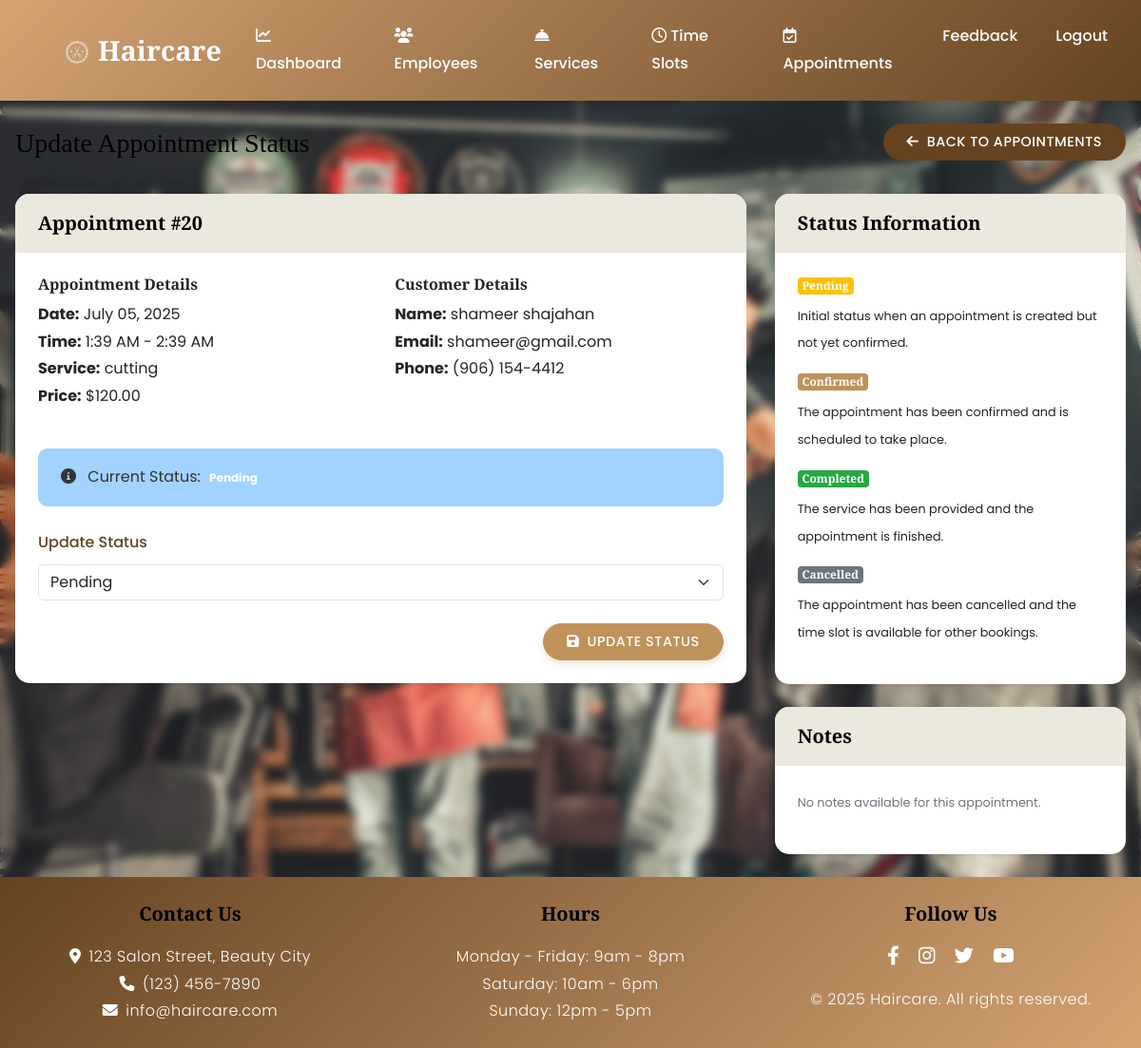
The page /appointments/update-status/20/ (signed in) on the database its author committed.
### salon_app/models.py (models this page shows, shortened)
class Appointment(models.Model):
    STATUS_CHOICES = (
        ('PENDING', 'Pending'),
        ('CONFIRMED', 'Confirmed'),
        ('COMPLETED', 'Completed'),
        ('CANCELLED', 'Cancelled'),
    )
    customer = models.ForeignKey(User, on_delete=models.CASCADE, related_name='appointments')
    employee = models.ForeignKey(Employee, on_delete=models.CASCADE, related_name='appointments')
    service = models.ForeignKey(Service, on_delete=models.CASCADE)
    time_slot = models.ForeignKey(TimeSlot, on_delete=models.CASCADE)
    status = models.CharField(max_length=10, choices=STATUS_CHOICES, default='PENDING')
    notes = models.TextField(blank=True, null=True)
    created_at = models.DateTimeField(auto_now_add=True)
    updated_at = models.DateTimeField(auto_now=True)

class TimeSlot(models.Model):
    employee = models.ForeignKey(Employee, on_delete=models.CASCADE, related_name='time_slots')
    date = models.DateField()
    start_time = models.TimeField()
    end_time = models.TimeField()
    is_available = models.BooleanField(default=True)
    class Meta:
        ordering = ['date', 'start_time']
        unique_together = ('employee', 'date', 'start_time')

class Service(models.Model):
    name = models.CharField(max_length=100)
    description = models.TextField()
    price = models.DecimalField(max_digits=10, decimal_places=2)
    duration = models.IntegerField(help_text="Duration in minutes")
    created_at = models.DateTimeField(auto_now_add=True)
    updated_at = models.DateTimeField(auto_now=True)

class User(AbstractUser):
    USER_TYPE_CHOICES = (
        ('ADMIN', 'Admin'),
        ('CUSTOMER', 'Customer'),
        ('EMPLOYEE', 'Employee'),
    )
    username = None
    email = models.EmailField(unique=True)
    phone = models.CharField(max_length=15, blank=True, null=True)
    address = models.TextField(blank=True, null=True)
    user_type = models.CharField(max_length=10, choices=USER_TYPE_CHOICES, default='CUSTOMER')
    created_at = models.DateTimeField(auto_now_add=True)
    updated_at = models.DateTimeField(auto_now=True)
    USERNAME_FIELD = 'email'
    REQUIRED_FIELDS = []
    objects = UserManager()

### salon_app/views.py (the view, shortened to what this page needs)
# urls.py: path('appointments/update-status/<int:appointment_id>/', views.update_appointment_status, name='update_appointment_status'),
@login_required
@user_passes_test(is_admin)
def update_appointment_status(request, appointment_id):
    appointment = get_object_or_404(Appointment, id=appointment_id)
    return render(request, 'admin/update_appointment_status.html', {
        'appointment': appointment,
        'status_choices': Appointment.STATUS_CHOICES
    })

### salon_app/views.py (called while the page is built)
def is_admin(user):
    return user.is_authenticated and user.user_type == 'ADMIN'

### salon_app/templates/admin/update_appointment_status.html (shortened to what this page needs)
{% extends 'base.html' %}
{% block content %}
<div class="row mb-4">
    <div class="col">
        <h1 class="h3">Update Appointment Status</h1>
    </div>
    <div class="col-auto">
        <a href="{% url 'manage_appointments' %}" class="btn btn-secondary">
            <i class="fas fa-arrow-left me-2"></i>Back to Appointments
        </a>
    </div>
</div>
<div class="row">
    <div class="col-lg-8">
        <div class="card shadow-sm">
            <div class="card-header bg-light">
                <h5 class="mb-0">Appointment #{{ appointment.id }}</h5>
            </div>
            <div class="card-body">
                <div class="row mb-4">
                    <div class="col-md-6">
                        <h6>Appointment Details</h6>
                        <p>
                            <strong>Date:</strong> {{ appointment.time_slot.date|date:"F d, Y" }}<br>
                            <strong>Time:</strong> {{ appointment.time_slot.start_time|time:"g:i A" }} - {{ appointment.time_slot.end_time|time:"g:i A" }}<br>
                            <strong>Service:</strong> {{ appointment.service.name }}<br>
                            <strong>Price:</strong> ${{ appointment.service.price }}
                        </p>
                    </div>
                    <div class="col-md-6">
                        <h6>Customer Details</h6>
                        <p>
                            <strong>Name:</strong> {{ appointment.customer.first_name }} {{ appointment.customer.last_name }}<br>
                            <strong>Email:</strong> {{ appointment.customer.email }}<br>
                            <strong>Phone:</strong> {{ appointment.customer.phone|default:"N/A" }}
                        </p>
                    </div>
                </div>
                <div class="alert alert-info">
                    <p class="mb-0">
                        <i class="fas fa-info-circle me-2"></i>
                        Current Status:
                        <span class="badge bg-
                            {% if appointment.status == 'PENDING' %}warning{% endif %}
                        ">
                            {{ appointment.get_status_display }}
                        </span>
                    </p>
                </div>
                <form method="post">
                    <div class="mb-4">
                        <label for="status" class="form-label">Update Status</label>
                        <select name="status" id="status" class="form-select">
                            {% for status_code, status_name in status_choices %}
                                <option value="{{ status_code }}" {% if appointment.status == status_code %}selected{% endif %}>{{ status_name }}</option>
                            {% endfor %}
                        </select>
                    </div>
                    <div class="d-grid gap-2 d-md-flex justify-content-md-end">
                        <button type="submit" class="btn btn-primary">
                            <i class="fas fa-save me-2"></i>Update Status
                        </button>
                    </div>
                </form>
            </div>
        </div>
    </div>
    <div class="col-lg-4">
        <div class="card shadow-sm">
            <div class="card-header bg-light">
                <h5 class="mb-0">Status Information</h5>
            </div>
            <div class="card-body">
                <div class="mb-3">
                    <h6><span class="badge bg-warning">Pending</span></h6>
                    <p><small>Initial status when an appointment is created but not yet confirmed.</small></p>
                </div>
                <div class="mb-3">
                    <h6><span class="badge bg-primary">Confirmed</span></h6>
                    <p><small>The appointment has been confirmed and is scheduled to take place.</small></p>
                </div>
                <div class="mb-3">
                    <h6><span class="badge bg-success">Completed</span></h6>
                    <p><small>The service has been provided and the appointment is finished.</small></p>
                </div>
                <div>
                    <h6><span class="badge bg-secondary">Cancelled</span></h6>
                    <p><small>The appointment has been cancelled and the time slot is available for other bookings.</small></p>
                </div>
            </div>
        </div>
        <div class="card shadow-sm mt-4">
            <div class="card-header bg-light">
                <h5 class="mb-0">Notes</h5>
            </div>
            <div class="card-body">
                {% if appointment.notes %}
                    <p>{{ appointment.notes }}</p>
                {% else %}
                    <p class="text-muted"><small>No notes available for this appointment.</small></p>
                {% endif %}
            </div>
        </div>
    </div>
</div>
{% endblock %}

### rows shown on the page
Appointment: id "20", time_slot "July 05, 2025", time_slot.start_time "1:39 AM", time_slot.end_time "2:39 AM", service.name "cutting", service.price "120.00", customer.first_name "shameer", customer.last_name "shajahan", customer.email "shameer@gmail.com", customer.phone "(906) 154-4412", status "Pending"
